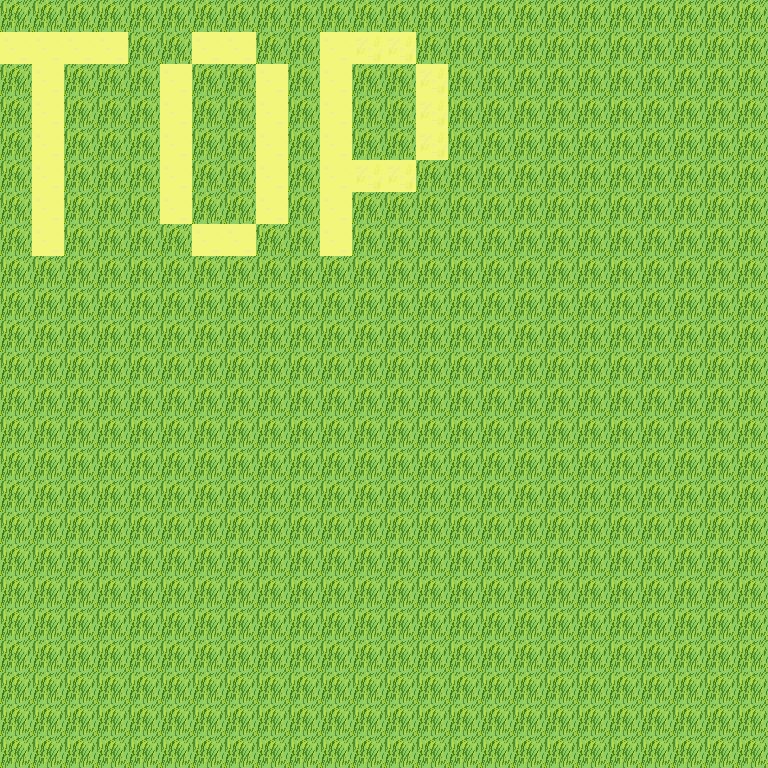

Below is a game level as drawn by its tile map, then a one-line description and the .tmx that defines it (tile-layer data replaced by summaries):
An orthogonal 24x24 tile map with 32x32 px tiles, 2 tile layers (Kachelebene 1, Top), 1 hidden layer not drawn.

<map version="1.0" orientation="orthogonal" renderorder="right-down" width="24" height="24" tilewidth="32" tileheight="32" nextobjectid="1">
 <tileset firstgid="1" name="chipset" tilewidth="32" tileheight="32" tilecount="500">
  <image source="chipset.png" width="320" height="1600" />
 </tileset>
 <layer name="Kachelebene 1" width="24" height="24">
  <data>[576 cells, 576 non-empty, 1 distinct tile ids]</data>
 </layer>
 <layer name="Invisible" width="24" height="24" visible="0">
  <data>[576 cells, 55 non-empty, 1 distinct tile ids]</data>
 </layer>
 <layer name="Top" width="24" height="24">
  <data>[576 cells, 38 non-empty, 2 distinct tile ids]</data>
 </layer>
</map>